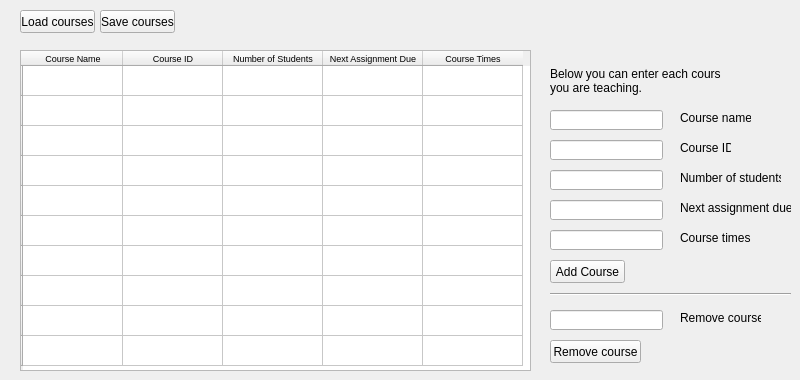
    <widget class="QWidget" name="classes">
     <attribute name="title">
      <string>Classes</string>
     </attribute>
     <widget class="QTableWidget" name="tableWidget">
      <property name="geometry">
       <rect>
        <x>20</x>
        <y>50</y>
        <width>511</width>
        <height>321</height>
       </rect>
      </property>
      <property name="baseSize">
       <size>
        <width>10</width>
        <height>10</height>
       </size>
      </property>
      <property name="autoScroll">
       <bool>false</bool>
      </property>
      <row>
       <property name="text">
        <string/>
       </property>
      </row>
      <row>
       <property name="text">
        <string/>
       </property>
      </row>
      <row>
       <property name="text">
        <string/>
       </property>
      </row>
      <row>
       <property name="text">
        <string/>
       </property>
      </row>
      <row>
       <property name="text">
        <string/>
       </property>
      </row>
      <row>
       <property name="text">
        <string/>
       </property>
      </row>
      <row>
       <property name="text">
        <string/>
       </property>
      </row>
      <row>
       <property name="text">
        <string/>
       </property>
      </row>
      <row>
       <property name="text">
        <string/>
       </property>
      </row>
      <row>
       <property name="text">
        <string/>
       </property>
      </row>
      <column>
       <property name="text">
        <string>Course Name</string>
       </property>
       <property name="font">
        <font>
         <pointsize>7</pointsize>
        </font>
       </property>
      </column>
      <column>
       <property name="text">
        <string>Course ID</string>
       </property>
       <property name="font">
        <font>
         <pointsize>7</pointsize>
        </font>
       </property>
      </column>
      <column>
       <property name="text">
        <string>Number of Students</string>
       </property>
       <property name="font">
        <font>
         <pointsize>7</pointsize>
        </font>
       </property>
      </column>
      <column>
       <property name="text">
        <string>Next Assignment Due</string>
       </property>
       <property name="font">
        <font>
         <pointsize>7</pointsize>
        </font>
       </property>
      </column>
      <column>
       <property name="text">
        <string>Course Times</string>
       </property>
       <property name="font">
        <font>
         <pointsize>7</pointsize>
        </font>
       </property>
      </column>
     </widget>
     <widget class="QPushButton" name="pushButton_4">
      <property name="geometry">
       <rect>
        <x>20</x>
        <y>10</y>
        <width>75</width>
        <height>23</height>
       </rect>
      </property>
      <property name="text">
       <string>Load courses</string>
      </property>
     </widget>
     <widget class="QPushButton" name="pushButton_5">
      <property name="geometry">
       <rect>
        <x>100</x>
        <y>10</y>
        <width>75</width>
        <height>23</height>
       </rect>
      </property>
      <property name="text">
       <string>Save courses</string>
      </property>
     </widget>
     <widget class="QLineEdit" name="course_name">
      <property name="geometry">
       <rect>
        <x>550</x>
        <y>110</y>
        <width>113</width>
        <height>20</height>
       </rect>
      </property>
     </widget>
     <widget class="QLineEdit" name="course_id">
      <property name="geometry">
       <rect>
        <x>550</x>
        <y>140</y>
        <width>113</width>
        <height>20</height>
       </rect>
      </property>
     </widget>
     <widget class="QLineEdit" name="noStud">
      <property name="geometry">
       <rect>
        <x>550</x>
        <y>170</y>
        <width>113</width>
        <height>20</height>
       </rect>
      </property>
     </widget>
     <widget class="QLineEdit" name="dueAssn">
      <property name="geometry">
       <rect>
        <x>550</x>
        <y>200</y>
        <width>113</width>
        <height>20</height>
       </rect>
      </property>
     </widget>
     <widget class="QLineEdit" name="times">
      <property name="geometry">
       <rect>
        <x>550</x>
        <y>230</y>
        <width>113</width>
        <height>20</height>
       </rect>
      </property>
     </widget>
     <widget class="QPushButton" name="addCourse">
      <property name="geometry">
       <rect>
        <x>550</x>
        <y>260</y>
        <width>75</width>
        <height>23</height>
       </rect>
      </property>
      <property name="text">
       <string>Add Course</string>
      </property>
     </widget>
     <widget class="QLabel" name="label_7">
      <property name="geometry">
       <rect>
        <x>550</x>
        <y>60</y>
        <width>171</width>
        <height>41</height>
       </rect>
      </property>
      <property name="text">
       <string>Below you can enter each course 
you are teaching.</string>
      </property>
     </widget>
     <widget class="QLabel" name="label_8">
      <property name="geometry">
       <rect>
        <x>680</x>
        <y>110</y>
        <width>71</width>
        <height>16</height>
       </rect>
      </property>
      <property name="text">
       <string>Course name</string>
      </property>
     </widget>
     <widget class="QLabel" name="label_9">
      <property name="geometry">
       <rect>
        <x>680</x>
        <y>140</y>
        <width>51</width>
        <height>16</height>
       </rect>
      </property>
      <property name="text">
       <string>Course ID</string>
      </property>
     </widget>
     <widget class="QLabel" name="label_10">
      <property name="geometry">
       <rect>
        <x>680</x>
        <y>170</y>
        <width>101</width>
        <height>16</height>
       </rect>
      </property>
      <property name="text">
       <string>Number of students</string>
      </property>
     </widget>
     <widget class="QLabel" name="label_11">
      <property name="geometry">
       <rect>
        <x>680</x>
        <y>200</y>
        <width>111</width>
        <height>16</height>
       </rect>
      </property>
      <property name="text">
       <string>Next assignment due</string>
      </property>
     </widget>
     <widget class="QLabel" name="label_12">
      <property name="geometry">
       <rect>
        <x>680</x>
        <y>230</y>
        <width>81</width>
        <height>16</height>
       </rect>
      </property>
      <property name="text">
       <string>Course times</string>
      </property>
     </widget>
     <widget class="Line" name="line_3">
      <property name="geometry">
       <rect>
        <x>550</x>
        <y>286</y>
        <width>241</width>
        <height>16</height>
       </rect>
      </property>
      <property name="orientation">
       <enum>Qt::Horizontal</enum>
      </property>
     </widget>
     <widget class="QLabel" name="label_2">
      <property name="geometry">
       <rect>
        <x>680</x>
        <y>310</y>
        <width>81</width>
        <height>16</height>
       </rect>
      </property>
      <property name="text">
       <string>Remove course</string>
      </property>
     </widget>
     <widget class="QLineEdit" name="lineEdit">
      <property name="geometry">
       <rect>
        <x>550</x>
        <y>310</y>
        <width>113</width>
        <height>20</height>
       </rect>
      </property>
     </widget>
     <widget class="QPushButton" name="pushButton_8">
      <property name="geometry">
       <rect>
        <x>550</x>
        <y>340</y>
        <width>91</width>
        <height>23</height>
       </rect>
      </property>
      <property name="text">
       <string>Remove course</string>
      </property>
     </widget>
    </widget>
